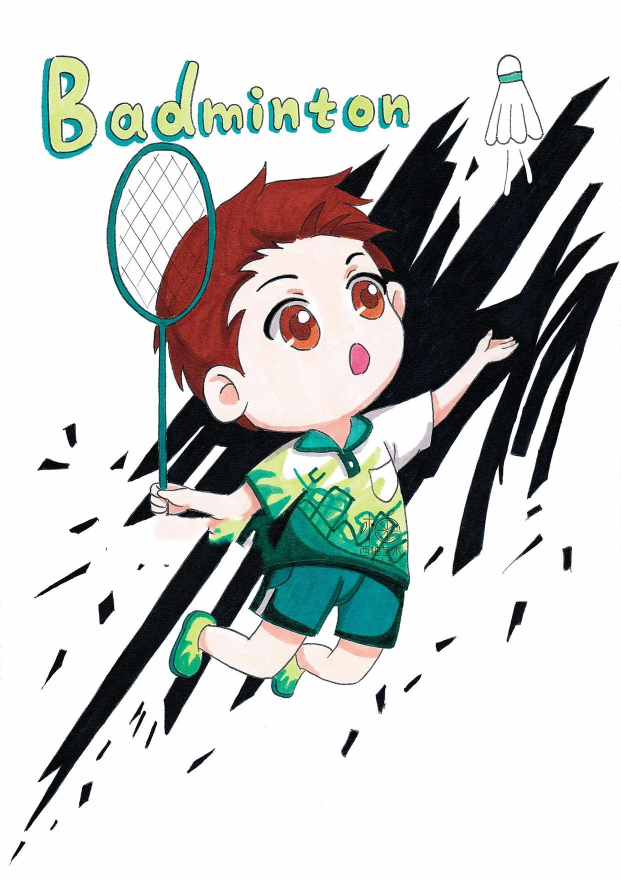
#> input picture Expense_TripDD/tests/badminton.jpeg, 1242 x 1759 px (shown at 1/2 size)
$ python image.py
#> lines starting #> are read from the running program, lines starting #| are printed output that depends on the picture
import PIL
from PIL import Image
import random
from PIL import ImageDraw, ImageFont, ImageFilter

image=Image.open('../../tests/badminton.jpeg')
#> image is the input picture: PIL image 1242x1759 RGB; mean R, G, B 199.7, 201.6, 199.3
# print(image.size)

bad = image.rotate(15,resample=Image.BICUBIC,center=(150,210),expand=1,translate=(30,30),fillcolor='#4Ec8c4')
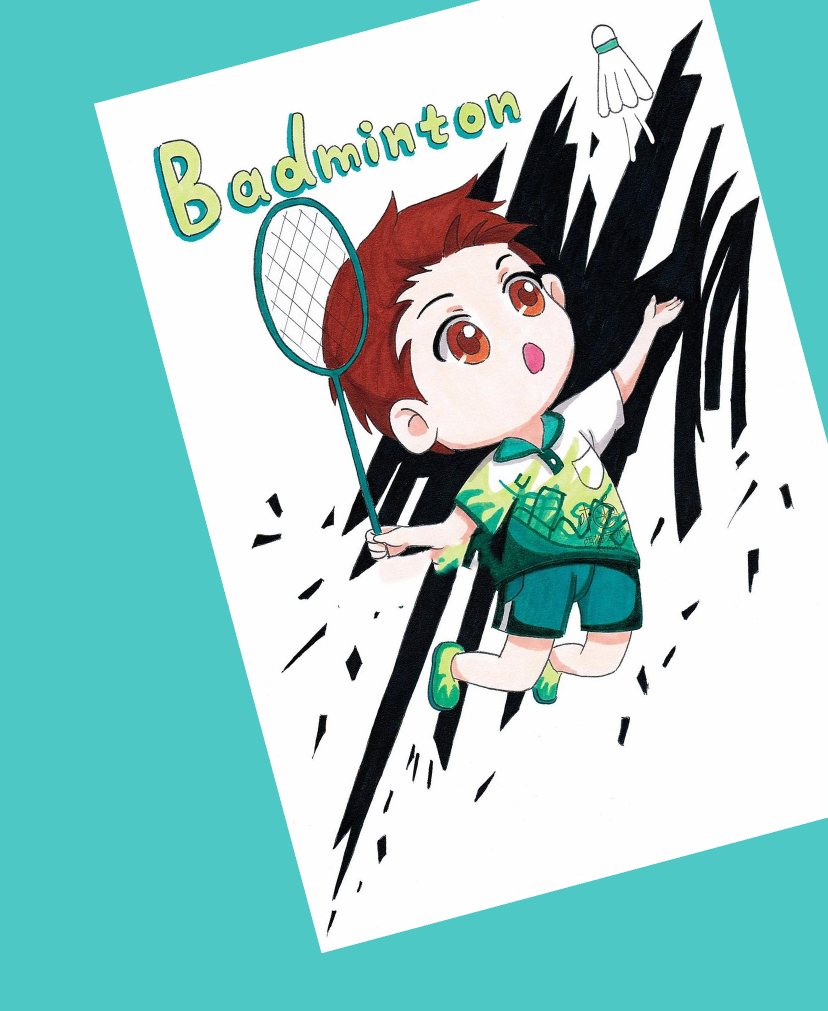
#> bad: PIL image 1656x2022 RGB (shown at 1/2 size); mean R, G, B 152.2, 199.3, 196.3
bad.show()


# image_crop=image.crop((300,300,800,700))
# image_crop.show()
